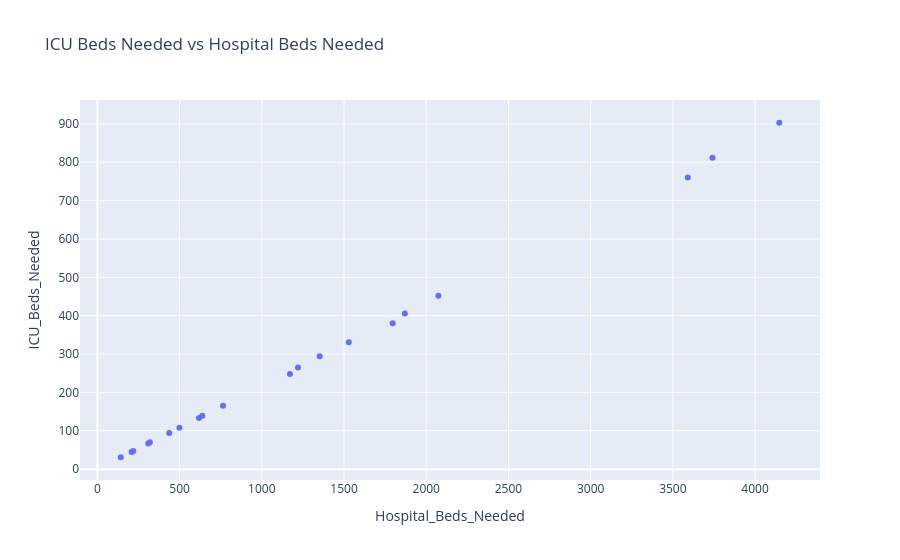

Write notebook code for a chart like this one.
### Markdown cell above
# ICU Beds Needed vs Hospital Beds Needed

### Code cell
fig = px.scatter(df.head(20),
                 x='Hospital_Beds_Needed',
                 y='ICU_Beds_Needed',
                 title='ICU Beds Needed vs Hospital Beds Needed')

fig.show()

### Figure 1 — Plotly figure (JSON) as saved in the notebook; plotly's stock layout.template omitted (floating-point values rounded to 4 significant figures)
{"data": [{"hovertemplate": "Hospital_Beds_Needed=%{x}<br>ICU_Beds_Needed=%{y}<extra></extra>", "legendgroup": "", "marker": {"color": "#636efa", "symbol": "circle"}, "mode": "markers", "name": "", "orientation": "v", "showlegend": false, "type": "scatter", "x": [638, 319, 208, 1529, 764, 499, 3591, 1796, 1171, 437, 218, 142, 4147, 2074, 1352, 3741, 1870, 1220, 618, 309], "xaxis": "x", "y": [139, 70, 45, 331, 165, 108, 760, 380, 248, 94, 47, 31, 903, 452, 294, 812, 406, 265, 133, 67], "yaxis": "y"}], "layout": {"legend": {"tracegroupgap": 0}, "title": {"text": "ICU Beds Needed vs Hospital Beds Needed"}, "xaxis": {"anchor": "y", "domain": [0, 1], "title": {"text": "Hospital_Beds_Needed"}}, "yaxis": {"anchor": "x", "domain": [0, 1], "title": {"text": "ICU_Beds_Needed"}}}}
